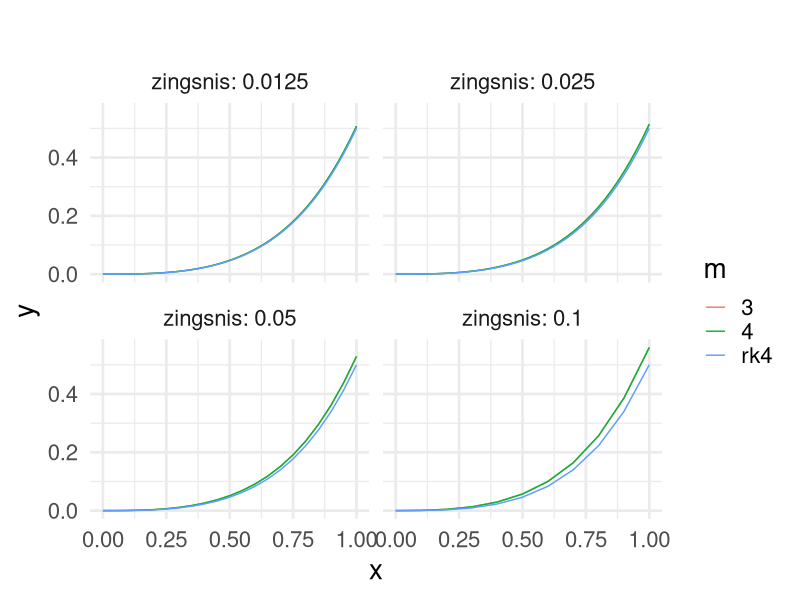

The R source for this figure:
# Dovydas Martinkus
# Duomenų Mokslas 4k. 1gr.
# 4 uzduotis

###



## Funkciju aprasymas

funkcija <- function(x,u) {
  x*sin(2*u) + x^2
}

tinklas <- function(start,end,step) {
  N <- (end-start) / step
  if (N%%1!=0) {
    print('Netinkamas zingsnio dydis')
  }
  step * 0:N
}



runges_kuto <- function(func,m,u0,zingsnis,a,b,sigma,start=0,
                        end=1) {
 
  tinklas <- tinklas(start,end,zingsnis)
  n <- length(tinklas)-1
  
  y <- u0
  for (i in 1:n) {
   y_i <- y[i] + zingsnis * k_m(func,m,y[i],tinklas[i],
                         zingsnis,a,b,sigma) 
  y <- c(y,y_i)
  }
  data.frame(x=tinklas,y=y,zingsnis=zingsnis,m=m)
}



k_m <- function(func,m,y_n,t_n,zingsnis,
                a_array,b_matrix,sigma_array) {
  k <- numeric()
  for (i in 1:m) {
    if (i == 1) {
      a = 1
      b_sum = 1
    }
    else {
      a = a_array[i]
      b_sum <- b_matrix[i,1:(i-1)] %*% k 
    }
    k_i <- func(t_n + zingsnis*a, y_n + zingsnis*b_sum)
    k <- c(k,k_i)
  }
  k %*% sigma_array[1:m]
}



runges_paklaida <- function(func,m,u0,zingsnis,a,b,sigma,p,start=0,
                            end=1) {
  result_a<-runges_kuto(func,m,u0,zingsnis,a,b,sigma,start=0,
              end=1)
  result_b<-runges_kuto(func,m,u0,zingsnis*2,a,b,sigma,start=0,
                 end=1)
  
  y_tau <- result_a[lengths(result_a)[1],2]
  y_2tau <- result_b[lengths(result_b)[1],2]
  data.frame(m=m,zingsnis=zingsnis,paklaida=abs(y_2tau-y_tau) / (2^p-1))
}





# 3-pakopis


a_3 <- c(0,1/2,1)
sigma_3 <- c(1/6,4/6,1/6)
b_3 <- matrix(c(0,0,
            1/2,0,
            -1,2),nrow=3,byrow = TRUE)


runges_kuto(funkcija,3,0,0.025,a_3,b_3,sigma_3)

runges_paklaida(funkcija,3,0,0.025,a_3,b_3,sigma_3,3)




# 4-pakopis 


a_4 <- c(0,1/2,1/2,1)
sigma_4 <- c(1/6,2/6,2/6,1/6)
b_4 <- matrix(c(0,0,0,
            1/2,0,0,
            0,1/2,0,
            0,0,1),nrow = 4,byrow = TRUE)



runges_kuto(funkcija,4,0,0.025,a_4,b_4,sigma_4)


runges_paklaida(funkcija,4,0,0.025,a_4,b_4,sigma_4,4)




# Rezultatu palyginimas

library(deSolve)


funkcija2 <- function(x,u,parms=NULL) {
  list(funkcija(x,u))
}

r_runges_kuto <- function(func,rk,u0,zingsnis,start=0,end=1) {
  tinklas <- tinklas(start,end,zingsnis)
  y<- ode(times = tinklas, y = u0, func = func,
       parms = NULL, method = rkMethod('rk4'))
  data.frame(x=tinklas,y=y[,2],zingsnis=zingsnis,m=rk)
}





rezultatai <- NULL
paklaida <- NULL

for (i in c(0.1,0.05,0.025,0.0125)) {
  rezultatai <-rbind(rezultatai,
                     runges_kuto(funkcija,3,0,i,a_3,b_3,sigma_3))
  rezultatai <-rbind(rezultatai,
                     runges_kuto(funkcija,4,0,i,a_4,b_4,sigma_4))
  rezultatai <-rbind(rezultatai,
                     r_runges_kuto(funkcija2,'rk4',0,i))
  
  paklaida <- rbind(paklaida,
                    runges_paklaida(funkcija,3,0,i,a_3,b_3,sigma_3,3),
                    runges_paklaida(funkcija,4,0,i,a_4,b_4,sigma_4,4))
  
}

rezultatai$zingsnis <- factor(rezultatai$zingsnis)
rezultatai$m <- factor(rezultatai$m)



library(ggplot2)

ggplot(subset(rezultatai,1==1),aes(x,y,color=m)) +
  geom_line()  + facet_wrap(vars(zingsnis),labeller = 'label_both') +
  theme_minimal(base_size=20) + labs(title='')
